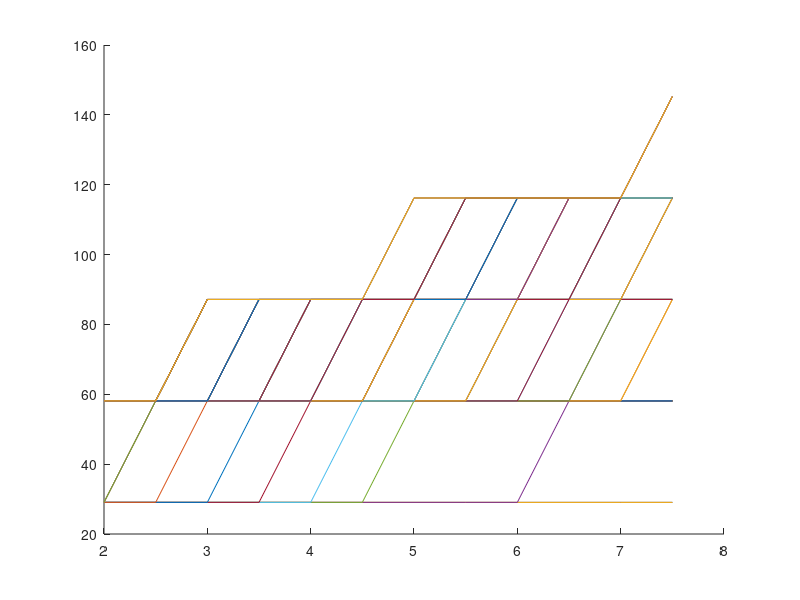

MATLAB code for this plot:
clear
clc
close all

%% Constant Initialization
g = 9.81; %gravity in m/s^2
m = 113; % kg, mass of cart fully loaded
vo_mph = 0; %initial velocity
vf_mph = 3; % final velocity in mph
vo = vo_mph*0.44704; %initial velocity in m/s
vf = vf_mph*0.44704; %final velocity in m/s
theta = 7.5; %max slope angle
vfy = vf.*sind(theta); %vertical component of velocity
dist_mi = 5; %total distance cart is to travel in miles
dist = dist_mi.*1609.34; %total distance cart is to travel in meters
dh = dist.*sind(theta); %vertical component of total distance for given slope

%% Energy Calculations
KE = 1/2.*m.*(vf^.2-vo^.2); %kinetic energy of cart
PE = m*g.*dh; %potential energy of cart
Wnet = KE + PE; %net work
dx = 3; %meters
a = vf.^2./(2*dx); %acceleration needed to achieve max speed in dx meters
t = vf./a; %time to reach max speed
KEdot = KE/t; %power needed to achieve max speed
PEdot = m.*g.*vfy; %power needed to climb slope
dt = dh./vfy; % time it takes to climb slope at max speed in seconds
dt_hr = dt./3600; %time it takes to travel distance in hrs

%% Efficiency Calculations
losses = 0.75; %estimated losses in percent
%rolling resistance
%motor

%% Power Calculations
power_w = (KEdot+PEdot)./losses; %power needed in watts
power = power_w.*0.00134102; % power in horsepower

%% Force Analysis


%% Motor Calculations
%voltage
%current
%power
%torque
%rpm
%curvedata

%% Gearbox Design/ Calculations


%% Battery Capacity
add_cap = 20*5; %additional capacity for charging 5 phones
capacity = (power_w.*dt_hr)+add_cap; %battery capacity needed in kWh

%% Battery Configuration
v_motor = 24; %motor voltage
v_batt = 3.6; %battery voltage per cell testing
cap_batt = 5.0; %battery capacity in Ah
req_Ah = capacity./v_motor; %total battery Ah needed
parallel = ceil(req_Ah./cap_batt); %number of cells needed for desired Ah 
series = ceil(v_motor./v_batt); %number of cells needed for desired motor voltage
curr = 14.5; %max curent discharge per cell
max_current  = parallel*curr; % battery pack max discharge current
num_cells = parallel.*series; %number of battery cells needed
batt_weight = 70/1000; %battery weight in kg
tot_weight = num_cells.*batt_weight; %total battery weight
batt_cost = 4.15; %battery cell cost in dollars
tot_cost = num_cells.*batt_cost; %total battery cost

%% Speed vs Slope

%% Speed vs Power

%% Distance Weight Price
mwsto2 = [];
m = 1:1:150;
dist_it = 2:0.5:7.5;
len = length(dist_it);

for j = 1:len
    mwsto1 = [];
    g = 9.81; %gravity in m/s^2
     % kg, mass of cart fully loaded
    vo_mph = 0; %initial velocity
    vf_mph = 3; % final velocity in mph
    vo = vo_mph*0.44704; %initial velocity in m/s
    vf = vf_mph*0.44704; %final velocity in m/s
    theta = 7.5; %max slope angle
    vfy = vf.*sind(theta); %vertical component of velocity
    dist_mi = dist_it(j); %total distance cart is to travel in miles
    dist = dist_mi.*1609.34; %total distance cart is to travel in meters
    dh = dist.*sind(theta); %vertical component of total distance for given slope
    
    %% Energy Calculations
    KE = 1/2.*m.*(vf^.2-vo^.2); %kinetic energy of cart
    PE = m.*g.*dh; %potential energy of cart
    Wnet = KE + PE; %net work
    dx = 3; %meters
    a = vf.^2./(2*dx); %acceleration needed to achieve max speed in dx meters
    t = vf./a; %time to reach max speed
    KEdot = KE/t; %power needed to achieve max speed
    PEdot = m.*g.*vfy; %power needed to climb slope
    dt = dh./vfy; % time it takes to climb slope at max speed in seconds
    dt_hr = dt./3600; %time it takes to travel distance in hrs
    
    %% Efficiency Calculations
    losses = 0.75; %estimated losses in percent
    
    %% Power Calculations
    power_w = (KEdot+PEdot)./losses; %power needed in watts
    power = power_w.*0.00134102; % power in horsepower
    
    %% Battery Capacity
    add_cap = 20*5; %additional capacity for charging 5 phones
    capacity = (power_w.*dt_hr)+add_cap; %battery capacity needed in kWh
    
    %% Battery Configuration
    v_motor = 24; %motor voltage
    v_batt = 3.6; %battery voltage per cell testing
    cap_batt = 5.0; %battery capacity in Ah
    req_Ah = capacity./v_motor; %total battery Ah needed
    parallel = ceil(req_Ah./cap_batt); %number of cells needed for desired Ah
    series = ceil(v_motor./v_batt); %number of cells needed for desired motor voltage
    num_cells = parallel.*series; %number of battery cells needed
    batt_weight = 70/1000; %battery weight in kg
    tot_weight = num_cells.*batt_weight; %total battery weight
    batt_cost = 4.15; %battery cell cost in dollars
    tot_cost = num_cells.*batt_cost; %total battery cost
    mwsto2 = [mwsto2 ; tot_cost];
end

figure
hold on
for i = 1:66
    plot(dist_it,mwsto2(:,i))
end